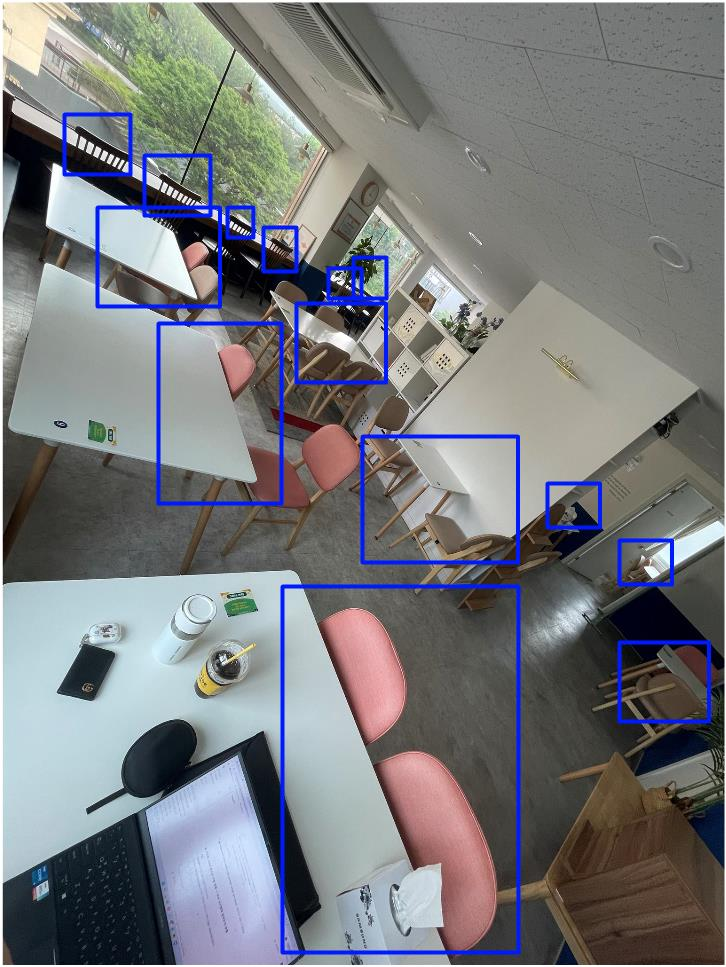
#> input picture grace_blue.jpg, 726 x 967 px, found by its file name
$ python main.py
#> lines starting #> are read from the running program, lines starting #| are printed output that depends on the picture; after the words box and inside, x2 and y2 are one past the last pixel; in counts of white or black regions, pixels touching at a corner belong together
import cv2
import numpy as np
import matplotlib.pyplot as plt
from scipy import ndimage
from sklearn.cluster import DBSCAN

def extract_seat_boxes_improved(image_path, debug=False):
    img = cv2.imread(image_path)
    if img is None:
        raise FileNotFoundError("이미지 경로 확인")

    hsv = cv2.cvtColor(img, cv2.COLOR_BGR2HSV)

    # 파란색 범위를 더 정확하게 설정
    blue_ranges = [
        ([100, 100, 100], [130, 255, 255]),  # 진한 파란색
        ([90, 80, 80], [125, 255, 255]),     # 중간 파란색
    ]

    combined_mask = np.zeros(hsv.shape[:2], dtype=np.uint8)

    for lower, upper in blue_ranges:
        lower_blue = np.array(lower)
        upper_blue = np.array(upper)
        mask = cv2.inRange(hsv, lower_blue, upper_blue)
        combined_mask = cv2.bitwise_or(combined_mask, mask)

    if debug:
        plt.figure(figsize=(15, 5))
        plt.subplot(131)
        plt.imshow(cv2.cvtColor(img, cv2.COLOR_BGR2RGB))
        plt.title('Original Image')
        plt.subplot(132)
        plt.imshow(combined_mask, cmap='gray')
        plt.title('Blue Mask')

    # 방법 1: 기본 윤곽선 검출
    rects_contour = detect_rectangles_by_contour(combined_mask)

    # 방법 2: 허프 변환 기반 직선 검출
    rects_hough = detect_rectangles_by_hough_lines(combined_mask)

    # 방법 3: 템플릿 매칭 기반 검출
    rects_template = detect_rectangles_by_template_matching(combined_mask)

    # 방법 4: 거리 변환 기반 검출
    rects_distance = detect_rectangles_by_distance_transform(combined_mask)

    # 모든 방법의 결과 결합
    all_rects = rects_contour + rects_hough + rects_template + rects_distance

    # 중복 제거 및 필터링
    final_rects = filter_and_merge_rectangles(all_rects)

    if debug:
        plt.subplot(133)
        debug_img = cv2.cvtColor(img.copy(), cv2.COLOR_BGR2RGB)
        for i, (x, y, w, h) in enumerate(final_rects):
            cv2.rectangle(debug_img, (x, y), (x + w, y + h), (0, 255, 0), 2)
            cv2.putText(debug_img, str(i+1), (x, y-10), cv2.FONT_HERSHEY_SIMPLEX, 0.5, (255, 0, 0), 1)
        plt.imshow(debug_img)
        plt.title(f'Detected Rectangles ({len(final_rects)})')
        plt.show()

    print(f"검출된 사각형 개수: {len(final_rects)}")
    return final_rects

def detect_rectangles_by_contour(mask):
    """기본 윤곽선 기반 사각형 검출"""
    # 다양한 모폴로지 연산 시도
    kernels = [
        np.ones((1,1), np.uint8),
        np.ones((2,2), np.uint8),
        np.ones((3,3), np.uint8)
    ]

    all_rects = []

    for kernel in kernels:
        # 노이즈 제거
        processed_mask = cv2.morphologyEx(mask, cv2.MORPH_CLOSE, kernel)
        processed_mask = cv2.morphologyEx(processed_mask, cv2.MORPH_OPEN, kernel)

        # 윤곽선 검출
        contours, _ = cv2.findContours(processed_mask, cv2.RETR_EXTERNAL, cv2.CHAIN_APPROX_SIMPLE)

        for contour in contours:
            # 윤곽선 근사화
            epsilon = 0.02 * cv2.arcLength(contour, True)
            approx = cv2.approxPolyDP(contour, epsilon, True)

            if len(approx) >= 4:  # 4개 이상의 꼭짓점
                x, y, w, h = cv2.boundingRect(contour)

                # 크기 필터링
                if 15 < w < 300 and 15 < h < 300:
                    aspect_ratio = w / h
                    area = cv2.contourArea(contour)

                    if 0.2 < aspect_ratio < 5.0 and area > 30:
                        all_rects.append((x, y, w, h))

    return all_rects

def detect_rectangles_by_hough_lines(mask):
    """허프 변환 기반 직선 검출로 사각형 찾기"""
    edges = cv2.Canny(mask, 50, 150)
    lines = cv2.HoughLinesP(edges, 1, np.pi/180, threshold=20, minLineLength=15, maxLineGap=8)

    if lines is None:
        return []

    # 수직선과 수평선 분리
    horizontal_lines = []
    vertical_lines = []

    for line in lines:
        x1, y1, x2, y2 = line[0]
        angle = np.arctan2(y2 - y1, x2 - x1) * 180 / np.pi

        if abs(angle) < 15 or abs(angle) > 165:  # 수평선
            horizontal_lines.append((min(x1, x2), max(x1, x2), (y1 + y2) // 2))
        elif 75 < abs(angle) < 105:  # 수직선
            vertical_lines.append((min(y1, y2), max(y1, y2), (x1 + x2) // 2))

    # 교차점으로 사각형 형성
    rectangles = []
    for h_line in horizontal_lines:
        for v_line in vertical_lines:
            # 교차점 근처에서 사각형 가능성 확인
            x = v_line[2]
            y = h_line[2]

            # 주변 영역에서 다른 수직선, 수평선 찾기
            for h_line2 in horizontal_lines:
                if abs(h_line2[2] - y) > 20 and abs(h_line2[2] - y) < 100:
                    for v_line2 in vertical_lines:
                        if abs(v_line2[2] - x) > 20 and abs(v_line2[2] - x) < 100:
                            # 사각형 좌표 계산
                            x1, y1 = min(x, v_line2[2]), min(y, h_line2[2])
                            x2, y2 = max(x, v_line2[2]), max(y, h_line2[2])
                            w, h = x2 - x1, y2 - y1

                            if 10 < w < 200 and 10 < h < 200:
                                rectangles.append((x1, y1, w, h))

    return rectangles

def detect_rectangles_by_template_matching(mask):
    """템플릿 매칭으로 사각형 패턴 검출"""
    rectangles = []

    # 다양한 크기의 사각형 템플릿 생성
    template_sizes = [(20, 20), (30, 30), (40, 40), (25, 35), (35, 25)]

    for w, h in template_sizes:
        # 사각형 테두리 템플릿 생성
        template = np.zeros((h, w), dtype=np.uint8)
        cv2.rectangle(template, (0, 0), (w-1, h-1), 255, 2)

        # 템플릿 매칭
        result = cv2.matchTemplate(mask, template, cv2.TM_CCOEFF_NORMED)
        locations = np.where(result >= 0.3)

        for pt in zip(*locations[::-1]):
            rectangles.append((pt[0], pt[1], w, h))

    return rectangles

def detect_rectangles_by_distance_transform(mask):
    """거리 변환을 사용한 사각형 검출"""
    # 거리 변환
    dist_transform = cv2.distanceTransform(mask, cv2.DIST_L2, 5)

    # 지역 최대값 찾기
    local_maxima = ndimage.maximum_filter(dist_transform, size=10) == dist_transform
    local_maxima = local_maxima & (dist_transform > 5)

    # 각 지역 최대값 주변에서 사각형 검출
    maxima_points = np.where(local_maxima)
    rectangles = []

    for i in range(len(maxima_points[0])):
        y, x = maxima_points[0][i], maxima_points[1][i]
        radius = int(dist_transform[y, x])

        # 주변 영역에서 윤곽선 찾기
        roi_mask = np.zeros_like(mask)
        cv2.circle(roi_mask, (x, y), radius*2, 255, -1)
        local_mask = cv2.bitwise_and(mask, roi_mask)

        contours, _ = cv2.findContours(local_mask, cv2.RETR_EXTERNAL, cv2.CHAIN_APPROX_SIMPLE)

        for contour in contours:
            if cv2.contourArea(contour) > 50:
                rect_x, rect_y, rect_w, rect_h = cv2.boundingRect(contour)
                if 10 < rect_w < 150 and 10 < rect_h < 150:
                    rectangles.append((rect_x, rect_y, rect_w, rect_h))

    return rectangles

def filter_and_merge_rectangles(rectangles):
    """중복 제거 및 사각형 필터링"""
    if not rectangles:
        return []

    # 중복 제거를 위한 클러스터링
    centers = [(x + w//2, y + h//2) for x, y, w, h in rectangles]

    if len(centers) < 2:
        return rectangles

    # DBSCAN 클러스터링으로 가까운 사각형들 그룹화
    clustering = DBSCAN(eps=15, min_samples=1).fit(centers)
    labels = clustering.labels_

    # 각 클러스터에서 가장 적절한 사각형 선택
    unique_labels = set(labels)
    filtered_rects = []

    for label in unique_labels:
        if label == -1:  # 노이즈
            continue

        cluster_rects = [rectangles[i] for i in range(len(rectangles)) if labels[i] == label]

        if len(cluster_rects) == 1:
            filtered_rects.append(cluster_rects[0])
        else:
            # 클러스터 내에서 가장 큰 면적을 가진 사각형 선택
            best_rect = max(cluster_rects, key=lambda r: r[2] * r[3])
            filtered_rects.append(best_rect)

    # 최종 필터링
    final_rects = []
    for x, y, w, h in filtered_rects:
        # 크기 및 종횡비 최종 확인
        if 15 < w < 200 and 15 < h < 200:
            aspect_ratio = w / h
            if 0.3 < aspect_ratio < 3.0:
                final_rects.append((x, y, w, h))

    return final_rects

def get_seat_coordinates_improved(image_path, debug=False):
    """개선된 좌석 좌표 검출 함수"""
    try:
        rectangles = extract_seat_boxes_improved(image_path, debug)
#> in extract_seat_boxes_improved, img is the input picture: shape (967, 726, 3); mean B, G, R 124.7, 121.7, 120.2
#> in extract_seat_boxes_improved, `hsv = cv2.cvtColor(img, cv2.COLOR_BGR2HSV)`: hsv: shape (967, 726, 3); mean H, S, V 59.9, 50, 134.9
#> the loop in extract_seat_boxes_improved, `for lower, upper in blue_ranges:` made 2 passes
#> pass 1, in extract_seat_boxes_improved, `mask = cv2.inRange(hsv, lower_blue, upper_blue)`:
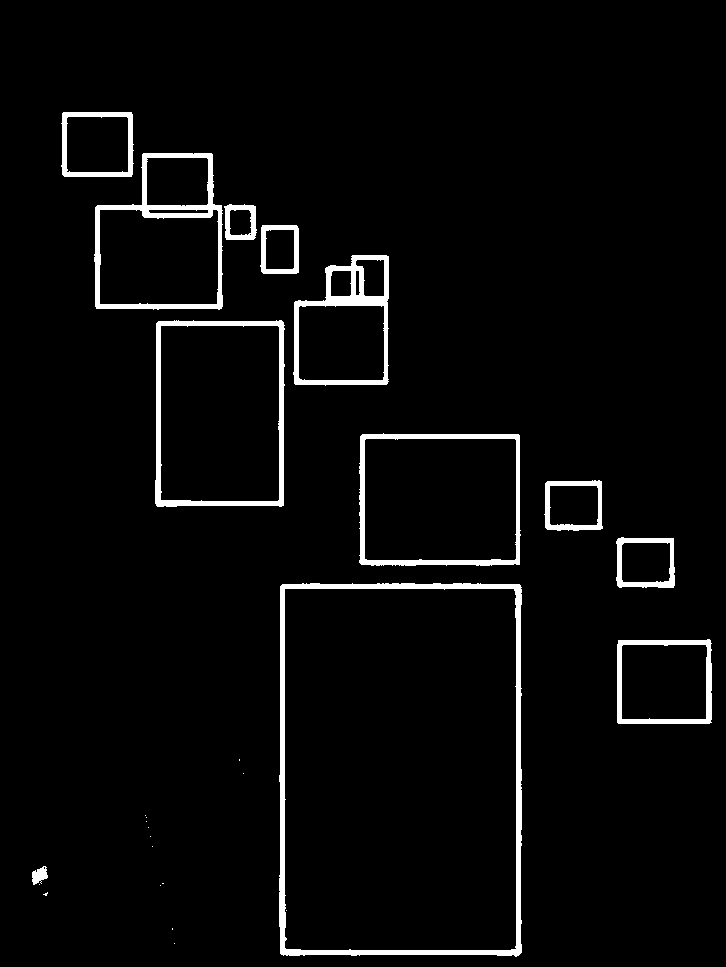
#> mask: shape (967, 726); 3.6% white; 27 white regions (15 under 20 px), largest, box (x1, y1, x2, y2) and area: (279, 583, 522, 957) 6366, (94, 153, 223, 310) 3411, (155, 320, 285, 507) 3133
#> after the loop in detect_rectangles_by_contour, `for kernel in kernels:`: all_rects = 31 items, first 6: (32, 864, 16, 23), (616, 639, 97, 86), (616, 537, 59, 51), (544, 480, 59, 51), (359, 433, 162, 134), (155, 320, 130, 188)
#> in extract_seat_boxes_improved, `rects_contour = detect_rectangles_by_contour(combined_mask)`: rects_contour has the same summary as all_rects in detect_rectangles_by_contour
#> in detect_rectangles_by_hough_lines, `edges = cv2.Canny(mask, 50, 150)`:
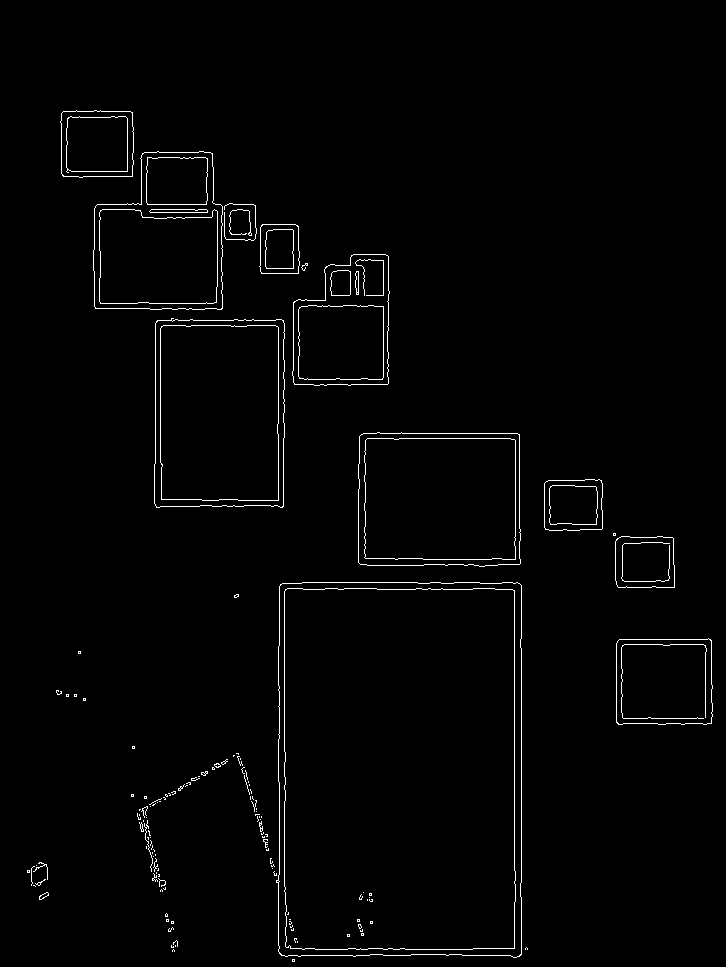
#> edges: shape (967, 726); 1.5% white in thin lines or dots, all inside (x1, y1, x2, y2) = (27, 110, 713, 962)
#> in detect_rectangles_by_hough_lines, `lines = cv2.HoughLinesP(edges, 1, np.pi/180, threshold=20, minLineLeng..`: lines = 190 rows, first 6: [284, 891, 284, 801], [514, 870, 514, 583], [279, 738, 279, 686], [155, 463, 155, 323], [278, 951, 278, 875], [521, 882, 521, 648]
#> the loop in detect_rectangles_by_hough_lines, `for line in lines:` made 190 passes
#> (x1, y1, x2, y2, angle) on passes 1 to 3: (284, 891, 284, 801, -90), (514, 870, 514, 583, -90), (279, 738, 279, 686, -90)
#> after the loop in detect_rectangles_by_hough_lines, `for line in lines:`: horizontal_lines = 80 items, first 6: (454, 479, 582), (437, 491, 559), (281, 369, 955), (97, 253, 204), (464, 497, 565), (359, 510, 438); vertical_lines = 93 items, first 6: (801, 891, 284), (583, 870, 514), (686, 738, 279), (323, 463, 155), (875, 951, 278), (648, 882, 521)
#> the loop in detect_rectangles_by_hough_lines, `for h_line in horizontal_lines:` made 80 passes
#> h_line on passes 1 to 12: (454, 479, 582), (437, 491, 559), (281, 369, 955), (97, 253, 204), (464, 497, 565), (359, 510, 438), (294, 387, 384), (238, 283, 500), (383, 472, 949), (363, 517, 433), (388, 423, 565), (303, 324, 589)
#> after the loop in detect_rectangles_by_hough_lines, `for h_line in horizontal_lines:`: rectangles = 2506448 items
#> the loop in detect_rectangles_by_template_matching, `for w, h in template_sizes:` made 5 passes
#> locations on passes 1 to 5: 20521 positions, rows 93 to 943, columns 14 to 700, 19498 positions, rows 83 to 937, columns 4 to 696, 19721 positions, rows 73 to 927, columns 23 to 686, 19865 positions, rows 78 to 932, columns 9 to 697, 18609 positions, rows 88 to 939, columns 28 to 691
#> pass 1, in detect_rectangles_by_template_matching, `result = cv2.matchTemplate(mask, template, cv2.TM_CCOEFF_NORMED)`:
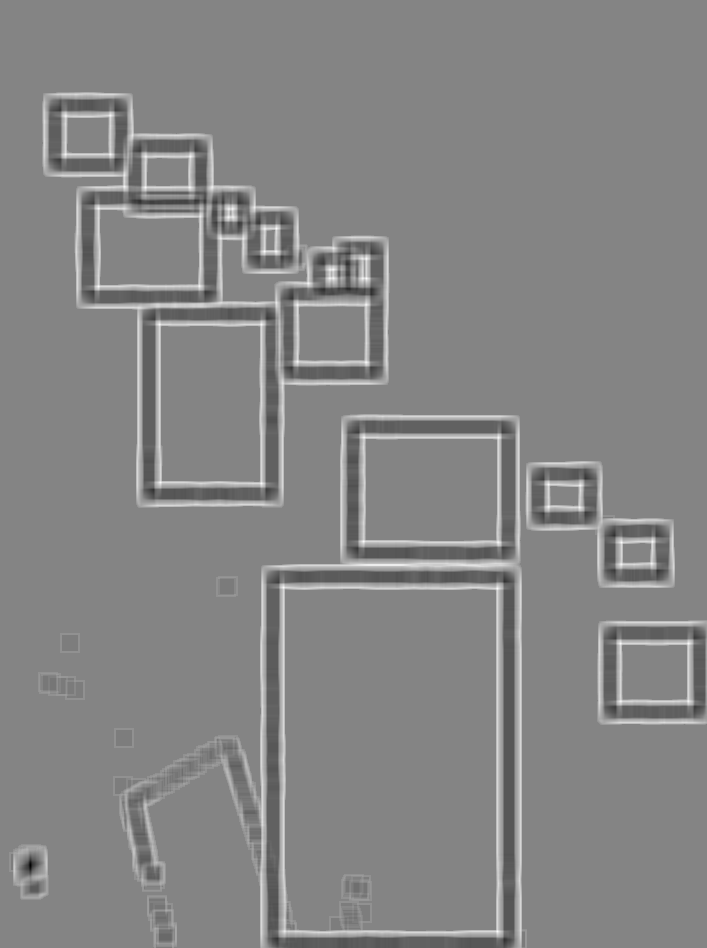
#> result: shape (948, 707) float32; min -0.715, max 0.656, mean 0.00521; drawn with min black and max white
#> pass 3, in detect_rectangles_by_template_matching, `result = cv2.matchTemplate(mask, template, cv2.TM_CCOEFF_NORMED)`:
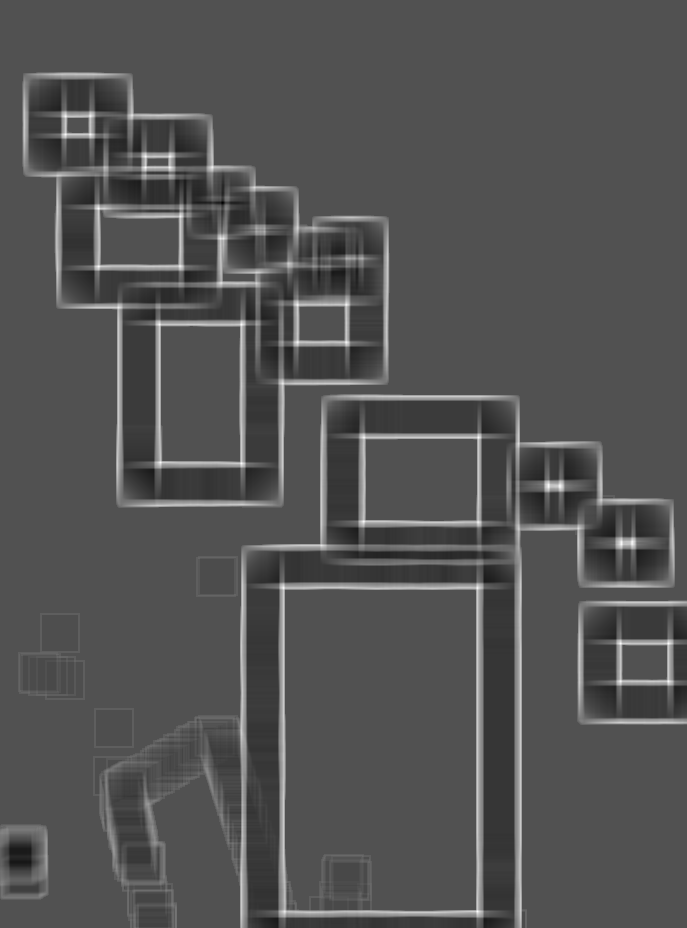
#> result: shape (928, 687) float32; min -0.318, max 0.679, mean 0.0069; drawn with min black and max white
#> after the loop in detect_rectangles_by_template_matching, `for w, h in template_sizes:`:
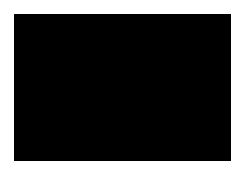
#> template: shape (25, 35) (shown 7 times larger); 25.6% white; 1 white region, box (x1, y1, x2, y2) and area: (0, 0, 35, 25) 224
#> after the loop in detect_rectangles_by_template_matching, `for w, h in template_sizes:`: rectangles = 98214 items
#> in detect_rectangles_by_distance_transform, `local_maxima = ndimage.maximum_filter(dist_transform, size=10) == dist..`: local_maxima: shape (967, 726) bool; 89.2% white; 16 black regions, largest, box (x1, y1, x2, y2) and area: (57, 107, 395, 513) 32156, (134, 579, 532, 966) 22327, (355, 429, 526, 572) 7824
#> in detect_rectangles_by_distance_transform, `local_maxima = local_maxima & (dist_transform > 5)`:
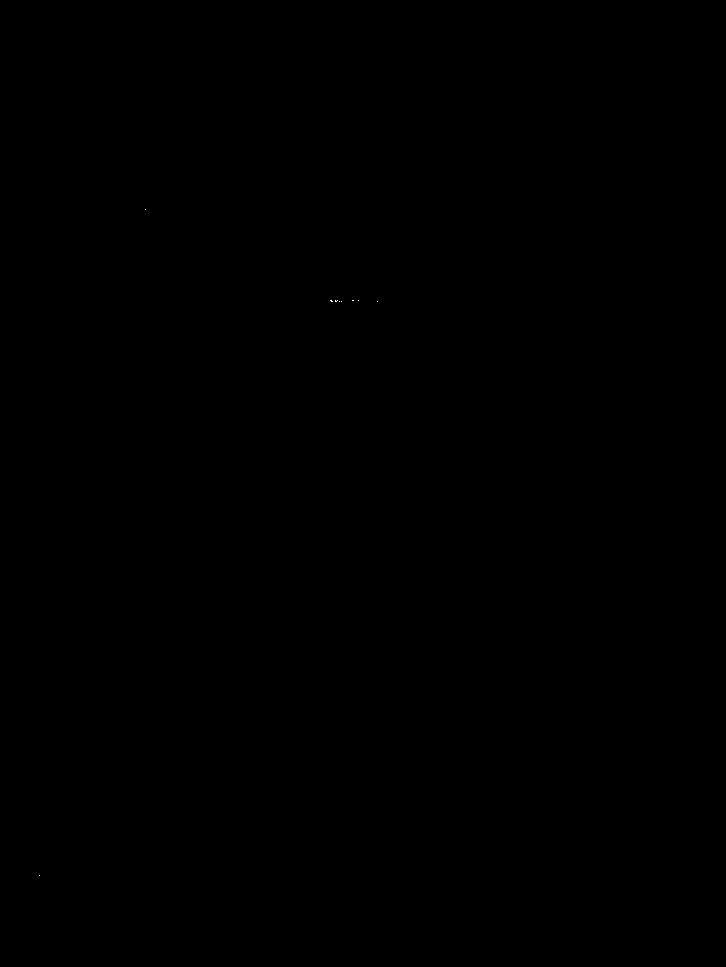
#> local_maxima: shape (967, 726) bool; 0% white in thin lines or dots, all inside (x1, y1, x2, y2) = (39, 209, 378, 876)
#> in detect_rectangles_by_distance_transform, `maxima_points = np.where(local_maxima)`: maxima_points = 16 positions, rows 209 to 875, columns 39 to 377
#> the loop in detect_rectangles_by_distance_transform, `for i in range(len(maxima_points[0])):` made 16 passes
#> (y, x, radius) on passes 1 to 12: (209, 145, 5), (300, 330, 5), (300, 331, 5), (300, 335, 5), (300, 337, 5), (300, 352, 6), (300, 353, 6), (300, 358, 6), (301, 331, 5), (301, 332, 5), (301, 335, 5), (301, 336, 5)
#> after the loop in detect_rectangles_by_distance_transform, `for i in range(len(maxima_points[0])):`: local_mask: shape (967, 726); 0.04% white; 6 white regions (5 under 20 px), largest, box (x1, y1, x2, y2) and area: (32, 864, 48, 887) 255
#> after the loop in detect_rectangles_by_distance_transform, `for i in range(len(maxima_points[0])):`: roi_mask: shape (967, 726); 0.09% white; 1 white region, box (x1, y1, x2, y2) and area: (25, 861, 54, 890) 613
#> after the loop in detect_rectangles_by_distance_transform, `for i in range(len(maxima_points[0])):`: rectangles = 16 items, first 6: (135, 199, 21, 19), (321, 290, 20, 17), (322, 291, 20, 16), (325, 292, 21, 15), (327, 292, 21, 15), (340, 288, 25, 19)
#> in extract_seat_boxes_improved, `rects_distance = detect_rectangles_by_distance_transform(combined_mask)`: rects_distance has the same summary as rectangles in detect_rectangles_by_distance_transform
#> in extract_seat_boxes_improved, `all_rects = rects_contour + rects_hough + rects_template + rects_dista..`: all_rects = 2604709 items

        print(f"\n검출된 좌석 사각형 정보:")
        print(f"총 개수: {len(rectangles)}")
        print("좌표 정보 (x, y, width, height):")

        for i, (x, y, w, h) in enumerate(rectangles):
            print(f"  사각형 {i+1}: ({x}, {y}, {w}, {h})")
            print(f"    중심점: ({x + w//2}, {y + h//2})")
            print(f"    면적: {w * h}")

        return rectangles

    except Exception as e:
        print(f"에러 발생: {e}")
        return []

def draw_boxes_on_image(image_path, boxes, output_path):
    """이미지에 검출된 사각형 그리기"""
    img = cv2.imread(image_path)
    if img is None:
        raise FileNotFoundError(f"이미지를 찾을 수 없습니다: {image_path}")

    for i, (x, y, w, h) in enumerate(boxes):
        # 초록색 박스 (B, G, R)
        cv2.rectangle(img, (x, y), (x + w, y + h), (0, 255, 0), 2)
        # 번호 표시
        cv2.putText(img, str(i+1), (x, y-10), cv2.FONT_HERSHEY_SIMPLEX, 0.7, (0, 255, 0), 2)

    cv2.imwrite(output_path, img)

# 사용 예제
if __name__ == "__main__":
    image_path = "C:\\Users\\wjdtm\\Desktop\\katec\\katec\\grace_blue.jpg"
    result_path = "C:\\Users\\wjdtm\\Desktop\\katec\\katec\\grace_with_boxes_improved.jpg"

    # 개선된 함수 사용
    coordinates = get_seat_coordinates_improved(image_path, debug=True)
    draw_boxes_on_image(image_path, coordinates, result_path)
    print(f"결과 이미지 저장 완료: {result_path}")
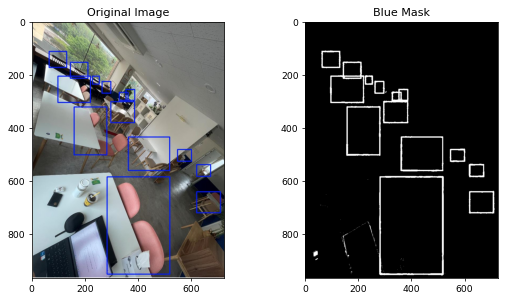
#> figure drawn by matplotlib, 2 panels
